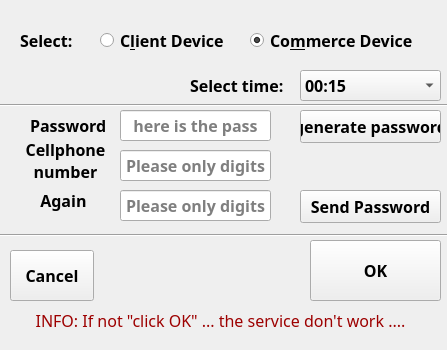
<?xml version="1.0" encoding="UTF-8"?>
<ui version="4.0">
 <class>dlg_ncon</class>
 <widget class="QWidget" name="dlg_ncon">
  <property name="geometry">
   <rect>
    <x>0</x>
    <y>0</y>
    <width>447</width>
    <height>350</height>
   </rect>
  </property>
  <property name="font">
   <font>
    <family>Sansation</family>
    <pointsize>12</pointsize>
    <weight>75</weight>
    <bold>true</bold>
   </font>
  </property>
  <property name="windowTitle">
   <string>New Connection</string>
  </property>
  <widget class="QPushButton" name="pushButton">
   <property name="geometry">
    <rect>
     <x>310</x>
     <y>240</y>
     <width>131</width>
     <height>61</height>
    </rect>
   </property>
   <property name="text">
    <string>OK</string>
   </property>
  </widget>
  <widget class="QPushButton" name="pushButton_2">
   <property name="geometry">
    <rect>
     <x>10</x>
     <y>250</y>
     <width>84</width>
     <height>51</height>
    </rect>
   </property>
   <property name="text">
    <string>Cancel</string>
   </property>
  </widget>
  <widget class="QRadioButton" name="radioButton">
   <property name="geometry">
    <rect>
     <x>100</x>
     <y>30</y>
     <width>131</width>
     <height>21</height>
    </rect>
   </property>
   <property name="text">
    <string>C&amp;lient Device</string>
   </property>
   <property name="autoExclusive">
    <bool>false</bool>
   </property>
   <attribute name="buttonGroup">
    <string notr="true">buttonGroup</string>
   </attribute>
  </widget>
  <widget class="QRadioButton" name="radioButton_2">
   <property name="geometry">
    <rect>
     <x>250</x>
     <y>30</y>
     <width>171</width>
     <height>21</height>
    </rect>
   </property>
   <property name="text">
    <string>Co&amp;mmerce Device</string>
   </property>
   <property name="checked">
    <bool>true</bool>
   </property>
   <property name="autoExclusive">
    <bool>false</bool>
   </property>
   <attribute name="buttonGroup">
    <string notr="true">buttonGroup</string>
   </attribute>
  </widget>
  <widget class="QLabel" name="label">
   <property name="geometry">
    <rect>
     <x>20</x>
     <y>30</y>
     <width>101</width>
     <height>21</height>
    </rect>
   </property>
   <property name="text">
    <string>Select:</string>
   </property>
  </widget>
  <widget class="QLabel" name="label_2">
   <property name="geometry">
    <rect>
     <x>190</x>
     <y>70</y>
     <width>101</width>
     <height>31</height>
    </rect>
   </property>
   <property name="text">
    <string>Select time:</string>
   </property>
  </widget>
  <widget class="QLabel" name="label_3">
   <property name="geometry">
    <rect>
     <x>30</x>
     <y>110</y>
     <width>81</width>
     <height>31</height>
    </rect>
   </property>
   <property name="text">
    <string>Password </string>
   </property>
  </widget>
  <widget class="QLineEdit" name="txt_password">
   <property name="geometry">
    <rect>
     <x>120</x>
     <y>110</y>
     <width>151</width>
     <height>31</height>
    </rect>
   </property>
   <property name="echoMode">
    <enum>QLineEdit::Normal</enum>
   </property>
   <property name="alignment">
    <set>Qt::AlignCenter</set>
   </property>
   <property name="readOnly">
    <bool>true</bool>
   </property>
   <property name="placeholderText">
    <string>here is the pass</string>
   </property>
   <property name="clearButtonEnabled">
    <bool>false</bool>
   </property>
  </widget>
  <widget class="QPushButton" name="btn_passgenerate">
   <property name="geometry">
    <rect>
     <x>300</x>
     <y>110</y>
     <width>141</width>
     <height>33</height>
    </rect>
   </property>
   <property name="text">
    <string>generate password</string>
   </property>
  </widget>
  <widget class="QComboBox" name="comboBox">
   <property name="geometry">
    <rect>
     <x>300</x>
     <y>70</y>
     <width>141</width>
     <height>31</height>
    </rect>
   </property>
   <item>
    <property name="text">
     <string>00:15</string>
    </property>
   </item>
   <item>
    <property name="text">
     <string>00:30</string>
    </property>
   </item>
   <item>
    <property name="text">
     <string>00:45</string>
    </property>
   </item>
   <item>
    <property name="text">
     <string>01:00</string>
    </property>
   </item>
   <item>
    <property name="text">
     <string>01:15</string>
    </property>
   </item>
   <item>
    <property name="text">
     <string>01:30</string>
    </property>
   </item>
   <item>
    <property name="text">
     <string>01:45</string>
    </property>
   </item>
   <item>
    <property name="text">
     <string>02:00</string>
    </property>
   </item>
   <item>
    <property name="text">
     <string>02:15</string>
    </property>
   </item>
   <item>
    <property name="text">
     <string>02:30</string>
    </property>
   </item>
  </widget>
  <widget class="QLabel" name="label_4">
   <property name="geometry">
    <rect>
     <x>20</x>
     <y>130</y>
     <width>91</width>
     <height>61</height>
    </rect>
   </property>
   <property name="text">
    <string>Cellphone number</string>
   </property>
   <property name="scaledContents">
    <bool>true</bool>
   </property>
   <property name="alignment">
    <set>Qt::AlignCenter</set>
   </property>
   <property name="wordWrap">
    <bool>true</bool>
   </property>
  </widget>
  <widget class="QLineEdit" name="txt_phone">
   <property name="geometry">
    <rect>
     <x>120</x>
     <y>150</y>
     <width>151</width>
     <height>31</height>
    </rect>
   </property>
   <property name="inputMethodHints">
    <set>Qt::ImhDigitsOnly|Qt::ImhPreferNumbers</set>
   </property>
   <property name="maxLength">
    <number>10</number>
   </property>
   <property name="alignment">
    <set>Qt::AlignCenter</set>
   </property>
   <property name="placeholderText">
    <string>Please only digits</string>
   </property>
  </widget>
  <widget class="QLineEdit" name="txt_cellphone2">
   <property name="geometry">
    <rect>
     <x>120</x>
     <y>190</y>
     <width>151</width>
     <height>31</height>
    </rect>
   </property>
   <property name="inputMethodHints">
    <set>Qt::ImhDigitsOnly|Qt::ImhPreferNumbers</set>
   </property>
   <property name="maxLength">
    <number>10</number>
   </property>
   <property name="alignment">
    <set>Qt::AlignCenter</set>
   </property>
   <property name="placeholderText">
    <string>Please only digits</string>
   </property>
  </widget>
  <widget class="QLabel" name="label_5">
   <property name="geometry">
    <rect>
     <x>20</x>
     <y>170</y>
     <width>91</width>
     <height>61</height>
    </rect>
   </property>
   <property name="text">
    <string>Again </string>
   </property>
   <property name="scaledContents">
    <bool>true</bool>
   </property>
   <property name="alignment">
    <set>Qt::AlignCenter</set>
   </property>
   <property name="wordWrap">
    <bool>true</bool>
   </property>
  </widget>
  <widget class="QPushButton" name="btn_sendpass">
   <property name="geometry">
    <rect>
     <x>300</x>
     <y>190</y>
     <width>141</width>
     <height>33</height>
    </rect>
   </property>
   <property name="text">
    <string>Send Password</string>
   </property>
  </widget>
  <widget class="QLabel" name="label_6">
   <property name="geometry">
    <rect>
     <x>0</x>
     <y>300</y>
     <width>441</width>
     <height>41</height>
    </rect>
   </property>
   <property name="font">
    <font>
     <family>Share Tech</family>
     <pointsize>12</pointsize>
     <weight>50</weight>
     <bold>false</bold>
    </font>
   </property>
   <property name="styleSheet">
    <string notr="true">color: rgb(157, 0, 0);</string>
   </property>
   <property name="text">
    <string>INFO: If not &quot;click OK&quot; ... the service don't work ....</string>
   </property>
   <property name="scaledContents">
    <bool>true</bool>
   </property>
   <property name="alignment">
    <set>Qt::AlignCenter</set>
   </property>
   <property name="wordWrap">
    <bool>true</bool>
   </property>
  </widget>
  <widget class="Line" name="line">
   <property name="geometry">
    <rect>
     <x>0</x>
     <y>90</y>
     <width>451</width>
     <height>31</height>
    </rect>
   </property>
   <property name="orientation">
    <enum>Qt::Horizontal</enum>
   </property>
  </widget>
  <widget class="Line" name="line_2">
   <property name="geometry">
    <rect>
     <x>0</x>
     <y>220</y>
     <width>451</width>
     <height>31</height>
    </rect>
   </property>
   <property name="orientation">
    <enum>Qt::Horizontal</enum>
   </property>
  </widget>
 </widget>
 <resources/>
 <connections/>
 <buttongroups>
  <buttongroup name="buttonGroup"/>
 </buttongroups>
</ui>
